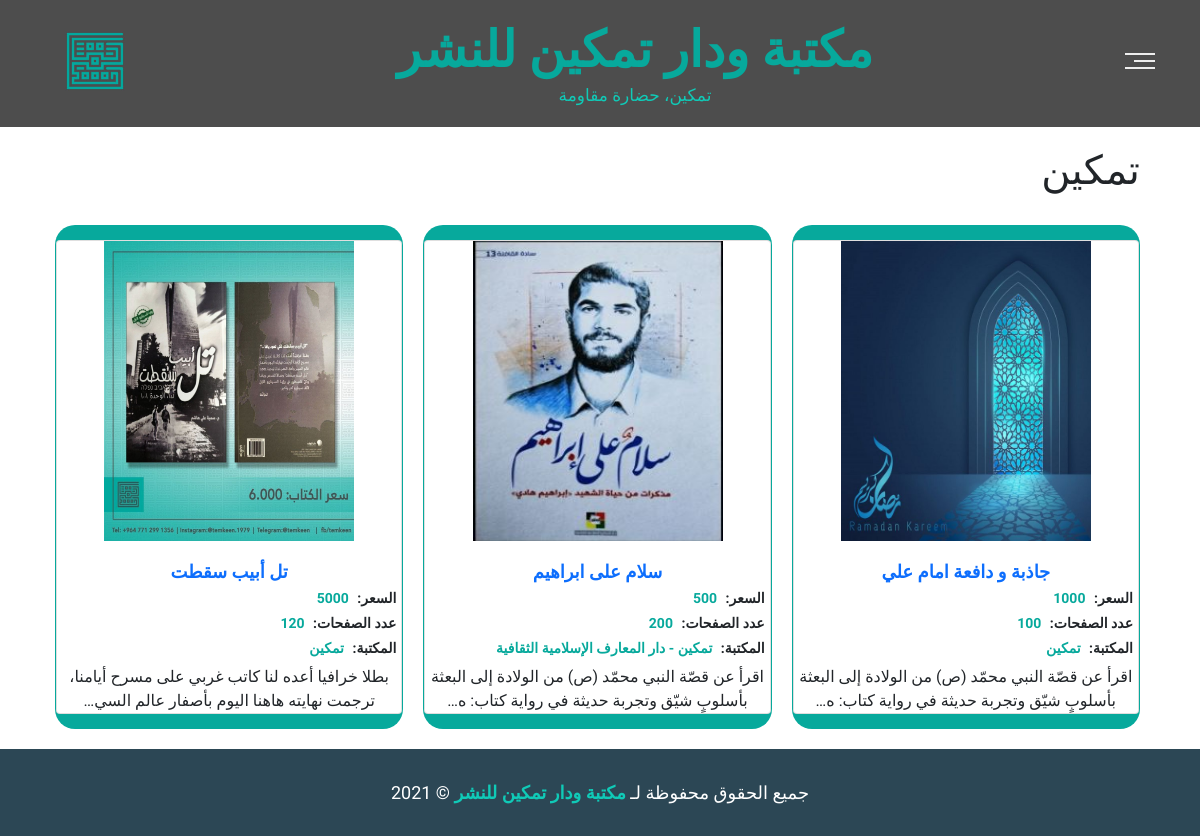
Page /books/1/ on the committed database.
### books/models.py (models this page shows, shortened)
class Stores(models.Model):
    name_store = models.CharField(max_length=255, verbose_name="اسم المتجر")
    address_store = models.CharField(
        max_length=50, blank=True, null=True, verbose_name="عنوان المتجر")
    phone_store = models.PositiveIntegerField(
        blank=True, null=True, verbose_name="الهاتف")
    site_store = models.URLField(
        max_length=255, verbose_name="موقع المتجر", blank=True, null=True)
    logo_store = models.ImageField(
        upload_to='stores/logos/', verbose_name="الشعار", blank=True, null=True)
    description_store = models.CharField(
        max_length=255, verbose_name="نبذة عن المتجر", blank=True, null=True)
    dirctors_store = models.ManyToManyField(User, verbose_name="المدراء", blank=True)
    publish = models.BooleanField(("يتم نشره"), default=False)
    created = models.DateField( ("تاريخ الإضافة"),  auto_now_add=True, null=True)
    class Meta:
        verbose_name_plural = "المتاجر"
        verbose_name = "متجر"

class Book(models.Model):
    title_book = models.CharField(("اسم الكتاب"), max_length=200)
    cover_book = models.ImageField(
        ("صورة "), upload_to="books/covers/", blank=True, null=True)
    auther = models.ManyToManyField(Authors, verbose_name=("المؤلف"))
    price = models.DecimalField(
        max_digits=7, decimal_places=0, verbose_name="السعر", blank=True, null=True)
    pages = models.PositiveIntegerField(("عدد الصفحات"), blank=True, null=True)
    values = models.PositiveIntegerField(
        ("عدد الاجزاء"), blank=True, null=True, default=1)
    Categories = models.ManyToManyField(Categories, verbose_name=("الفئة"))
    stores = models.ManyToManyField(Stores, verbose_name=("المتجر"), related_name="store_book",)
    Publishers = models.ManyToManyField(Publishers, verbose_name=("الناشر"))
    year_publish = models.DateField(
        ("سنة النشر"), auto_now_add=False, blank=True, null=True)
    description_book = models.TextField( ("مختصر عن الكتاب"), blank=True, null=True)
    available = models.BooleanField(("متوفر"), default=True)
    publish = models.BooleanField(("يتم نشره"), default=False)
    showinSlideShow = models.BooleanField(("يظهر في السلايد"), default=False)
    created = models.DateField(
        ("تاريخ الإضافة"),  auto_now_add=True, null=True)
    def get_Stores(self):
        return " - ".join([b.name_store for b in self.stores.all()])
    class Meta:
        verbose_name = "كتاب"
        verbose_name_plural = "كتب"

### books/views.py (the view)
# urls.py: path('<int:pk>/', views.book_store, name="book_store"),
def book_store(request, pk):
    books = Book.objects.all()
    books = books.filter(stores__id=pk)
    section = get_object_or_404(Stores,pk=pk)
    section = section.name_store
    paginator = Paginator(books, 3)
    page = request.GET.get("page")
    try:
        books = paginator.page(page)
    except PageNotAnInteger:
        books = paginator.page(1)
    except EmptyPage:
        if request.headers.get('x-requested-with') == 'XMLHttpRequest':
            return HttpResponse('')
        books = paginator.page(paginator.num_pages)
    if request.headers.get('x-requested-with') == 'XMLHttpRequest':
        return render(request, 'books/books_list_ajax.html', {"books": books, 'section': "store"})
    return render(request, 'books/books_list.html', {"books": books, 'section': section})

### books/TEMPLATES/books/books_list.html (shortened to what this page needs)
{% extends 'base.html' %}
{% block content %}
    <div class="container">
        {% if section %}
                <h1>{{section}}</h1>
        {% endif %}
        <div id="book-list">
            {% include "books/books_list_ajax.html" %}
        </div>
    </div>
{% endblock content %}

### books/TEMPLATES/books/books_list_ajax.html (shortened to what this page needs)
{% for book in books %}
    <div class="book">
     <div class="media-29101">
                                <div class="card">
                                <a href="{% url 'books:Detail' book.id %}" > <img src="{{book.cover_book.url}}" alt="" /></a>
                                <div class="info">
                                    <a href="{% url 'books:Detail' book.id %}"> <h3>{{ book.title_book }}</h3></a>
                                     <h4>السعر: <span>{{book.price}}</span></h4>
                                     <h4>عدد الصفحات: <span>{{book.pages}}</span></h4>
                                     <h4>المكتبة: <span>{{book.get_Stores}}</span></h4>
                                     <p class="card-text">{{book.description_book |truncatechars:90}}</p>
                                </div>
                                </div>
                            </div>
    </div>
{% endfor %}

### books/static/books/slide/css/style.css (style rules this page uses)
.media-29101 img { margin-bottom: 20px; }
.media-29101 h3 { font-size: 18px; font-weight: 900 !important; }
.media-29101 { background-color: #07a99c; padding: 15px 1px; border-radius: 20px; }
.media-29101 .card { margin: auto; }

### books/static/books/css/leon.css (style rules this page uses)
:root { --main-color: #10cab7; --secondary-color: #2c4755; --section-padding: 10px; --section-background: #f6f6f6; --tamkeen-color: #07a99c; --tamkeen-bg: #4d4d4d; }
* { -webkit-box-sizing: border-box; -moz-box-sizing: border-box; box-sizing: border-box; }
html { scroll-behavior: smooth !important; }
body { font-family: "Work Sans", sans-serif; font-family: "Almarai", sans-serif; }
a { text-decoration: none !important; }
.container { padding-left: 15px; padding-right: 15px; margin-left: auto; margin-right: auto; margin-bottom: 20px; }
@media (min-width: 768px) { .container { width: 750px; } }
@media (min-width: 992px) { .container { width: 970px; } }
@media (min-width: 1200px) { .container { width: 1170px; } }
.card .info h4, .card .info span { text-align: right !important; font-size: 14px; padding-right: 5px; font-weight: bold !important; font-family: "Almarai", sans-serif !important; }
.card .info span { color: #07a99c; }
.card .info a { text-align: center !important; font-size: 14px !important; font-weight: bold !important; }
.card { text-align: center !important; }
.card .card-text { text-align: center; }
#book-list { display: grid; grid-template-columns: repeat(auto-fill, minmax(300px, 1fr)); padding-left: 25px; grid-gap: 20px; margin-top: 30px; }
#book-list img { width: 250px; height: 300px; max-width: 250px; max-height: 300px; }

### rows in the picture
Stores: name_store "تمكين"
Book: cover_book (picture), title_book "جاذبة و دافعة امام علي", price "1000", pages "100", get_Stores "تمكين", description_book "اقرأ عن قصّة النبي محمّد (ص) من الولادة إلى البعثة بأسلوبٍ شيّق وتجربة حديثة في رواية كتاب: ه…"
Book: cover_book (picture), title_book "سلام على ابراهيم", price "500", pages "200", get_Stores "تمكين - دار المعارف الإسلامية الثقافية", description_book "اقرأ عن قصّة النبي محمّد (ص) من الولادة إلى البعثة بأسلوبٍ شيّق وتجربة حديثة في رواية كتاب: ه…"
Book: cover_book (picture), title_book "تل أبيب سقطت", price "5000", pages "120", get_Stores "تمكين", description_book "بطلا خرافيا أعده لنا كاتب غربي على مسرح أيامنا، ترجمت نهايته هاهنا اليوم بأصفار عالم السي…"
